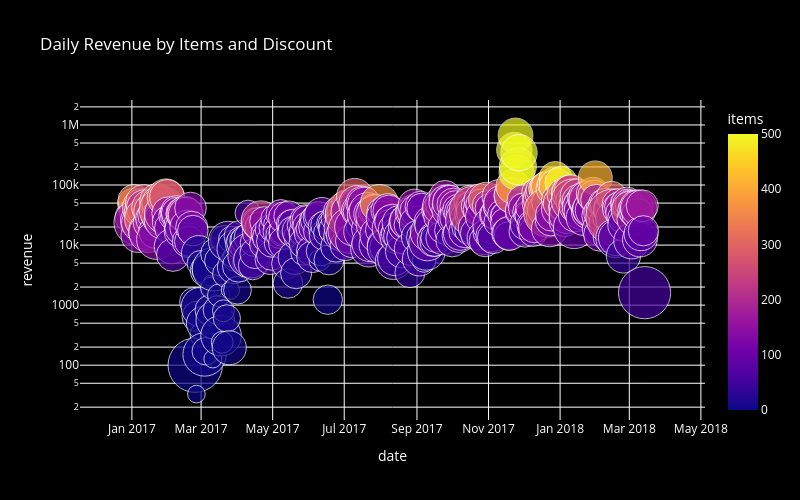

This figure's notebook cell:
### Code cell
#Again the same data but as interactive plotly....

import plotly.express as px
import plotly.io as pio

fig = px.scatter(disc_rev_items_df, y='revenue', 
                 color='items', size='perc_disc', 
                 range_color=[0, 500],# hue -> color, size stays
                 size_max=40, 
                 log_y= True,
                 title='Daily Revenue by Items and Discount')
fig.update_layout(width=800, height=500, 
                  plot_bgcolor='black', paper_bgcolor='black',
                  font_color='white')  # Dark theme like seaborn
#fig.write_html('plot.html')
pio.write_html(fig, file="plot2.html", full_html=True, include_plotlyjs='cdn')
#fig.write_html("fig_test2.html", include_plotlyjs='cdn')
fig.show()

### Figure 1 — Plotly figure (JSON) as saved in the notebook; plotly's stock layout.template omitted (floating-point values rounded to 4 significant figures; data arrays with more than 128 entries replaced by an {"elided": "..."} marker saying what was removed)
{"data": [{"hovertemplate": "date=%{x}<br>revenue=%{y}<br>perc_disc=%{marker.size}<br>items=%{marker.color}<extra></extra>", "legendgroup": "", "marker": {"color": {"elided": "438 int values"}, "coloraxis": "coloraxis", "size": {"elided": "438 float values"}, "sizemode": "area", "sizeref": 0.03657, "symbol": "circle"}, "mode": "markers", "name": "", "orientation": "v", "showlegend": false, "type": "scatter", "x": {"elided": "438 str values"}, "xaxis": "x", "y": {"elided": "438 float values"}, "yaxis": "y"}], "layout": {"coloraxis": {"cmax": 500, "cmin": 0, "colorbar": {"title": {"text": "items"}}, "colorscale": [[0, "#0d0887"], [0.1111, "#46039f"], [0.2222, "#7201a8"], [0.3333, "#9c179e"], [0.4444, "#bd3786"], [0.5556, "#d8576b"], [0.6667, "#ed7953"], [0.7778, "#fb9f3a"], [0.8889, "#fdca26"], [1, "#f0f921"]]}, "font": {"color": "white"}, "height": 500, "legend": {"itemsizing": "constant", "tracegroupgap": 0}, "paper_bgcolor": "black", "plot_bgcolor": "black", "title": {"text": "Daily Revenue by Items and Discount"}, "width": 800, "xaxis": {"anchor": "y", "domain": [0, 1], "title": {"text": "date"}}, "yaxis": {"anchor": "x", "domain": [0, 1], "title": {"text": "revenue"}, "type": "log"}}}
